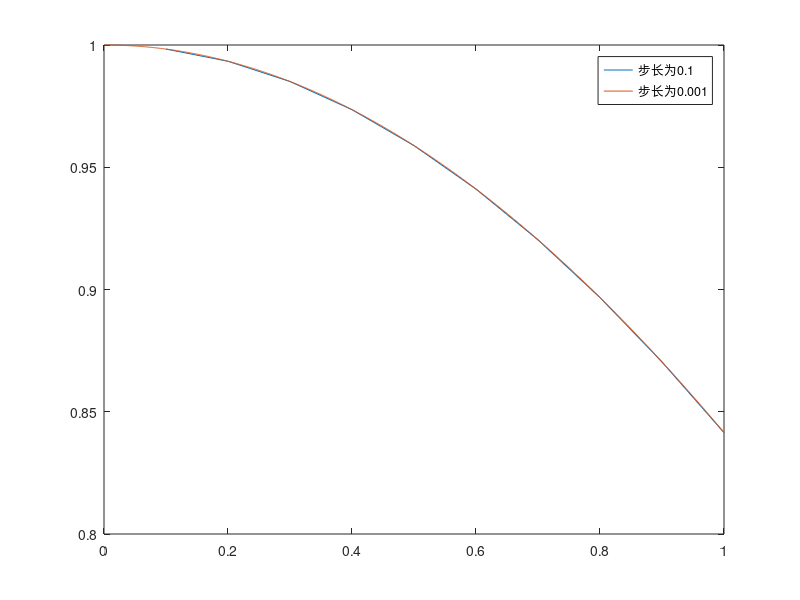

Recreate this plot in MATLAB.
clc;
clear;
%步长为0.1
x1=0:0.1:1;
x1(1)=[];
y1=sin(x1)./x1;
%步长为0.001
x2=0:0.001:1;
x2(1)=[];
y2=sin(x2)./x2;
plot(x1,y1);
hold on;
plot(x2,y2);
hold on;
v1=trapz(x1,y1)
v2=trapz(x2,y2)
legend('步长为0.1','步长为0.001');